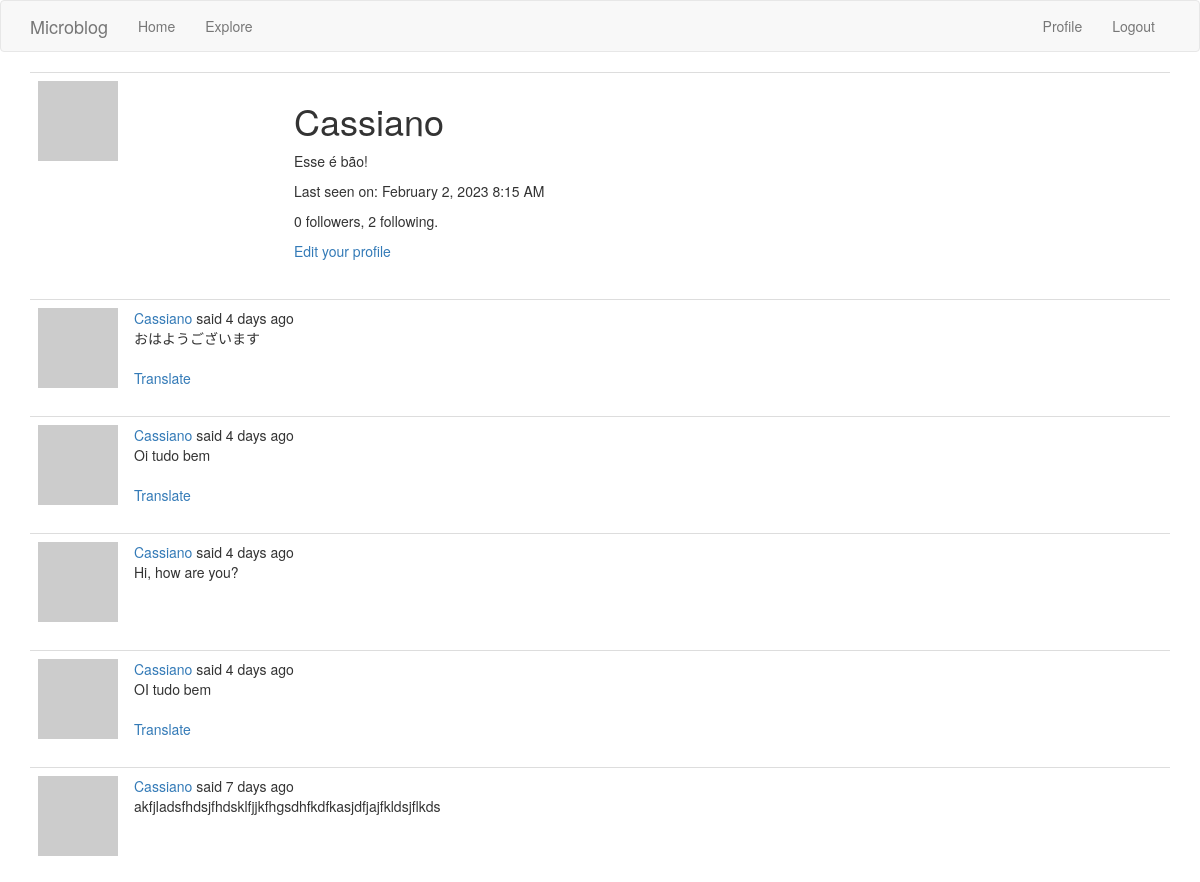
The page /user/Cassiano (signed in, upper part) on the database as committed earlier.
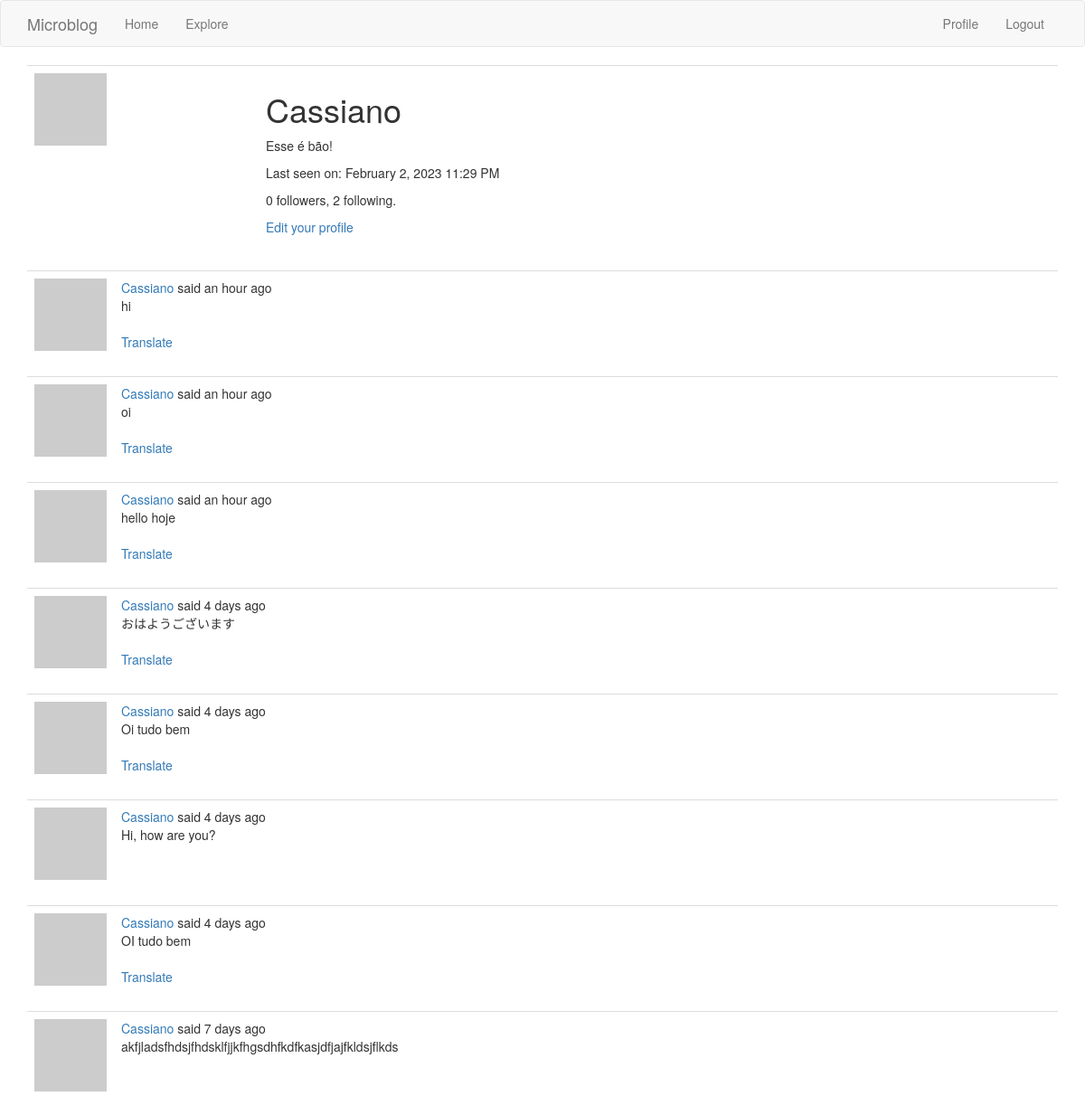
The same page on the database as committed later.
### app/models.py (models this page shows, shortened)
class User(UserMixin, db.Model):
    id = db.Column(db.Integer, primary_key=True)
    username = db.Column(db.String(64), index=True, unique=True)
    email = db.Column(db.String(120), index=True, unique=True)
    password_hash = db.Column(db.String(128))
    posts = db.relationship('Post', backref='author', lazy='dynamic')
    about_me = db.Column(db.String(140))
    last_seen = db.Column(db.DateTime, default=datetime.utcnow)
    followed = db.relationship(
        'User', secondary=followers,
        primaryjoin=(followers.c.follower_id == id),
        secondaryjoin=(followers.c.followed_id == id),
        backref=db.backref('followers', lazy='dynamic'), lazy='dynamic')
    def avatar(self, size):
        digest = md5(self.email.lower().encode('utf-8')).hexdigest()
        return 'https://www.gravatar.com/avatar/{}?d=identicon&s={}'.format(
            digest, size)

class Post(db.Model):
    id = db.Column(db.Integer, primary_key=True)
    body = db.Column(db.String(140))
    timestamp = db.Column(db.DateTime, index=True, default=datetime.utcnow)
    user_id = db.Column(db.Integer, db.ForeignKey('user.id'))
    language = db.Column(db.String(5))

### app/main/routes.py (the view)
@bp.route('/user/<username>')
@login_required
def user(username):
    user = User.query.filter_by(username=username).first_or_404()
    page = request.args.get('page', 1, type=int)
    posts = user.posts.order_by(Post.timestamp.desc()).paginate(
        page=page, per_page=current_app.config['POSTS_PER_PAGE'],
        error_out=False)
    next_url = url_for('main.user', username=user.username,
                       page=posts.next_num) if posts.has_next else None
    prev_url = url_for('main.user', username=user.username,
                       page=posts.prev_num) if posts.has_prev else None
    form = EmptyForm()
    return render_template('user.html', user=user, posts=posts.items,
                           next_url=next_url, prev_url=prev_url, form=form)

### app/main/routes.py (called while the page is built)
@bp.before_app_request
def before_request():
    if current_user.is_authenticated:
        current_user.last_seen = datetime.utcnow()
        db.session.commit()
    g.locale = str(get_locale())

### app/models.py (called while the page is built)
@login.user_loader
def load_user(id):
    return User.query.get(int(id))

### app/templates/user.html (shortened to what this page needs)
{% extends "base.html" %}
{% block app_content %}
    <table class="table table-hover">
        <tr>
            <td width="256px"><img src="{{ user.avatar(256) }}"></td>
            <td>
                <h1>{{ user.username }}</h1>
                {% if user.about_me %}<p>{{ user.about_me }}</p>{% endif %}
                {% if user.last_seen %}
                <p>Last seen on: {{ moment(user.last_seen).format('LLL') }}</p>
                {% endif %}
                <p>{{ user.followers.count() }} followers, {{ user.followed.count() }} following.</p>
                {% if user == current_user %}
                <p><a href="{{ url_for('main.edit_profile') }}">Edit your profile</a></p>
                {% endif %}
            </td>
        </tr>
    </table>
    {% for post in posts %}
        {% include '_post.html' %}
    {% endfor %}
{% endblock %}

### app/templates/base.html (shortened to what this page needs)
{% extends 'bootstrap/base.html' %}
{% block navbar %}
<nav class="navbar navbar-default">
  <div class="container">
    <div class="navbar-header">
      <a class="navbar-brand" href="{{ url_for('main.index') }}">Microblog</a>
    </div>
    <div class="collapse navbar-collapse" id="bs-example-navbar-collapse-1">
      <ul class="nav navbar-nav">
        <li><a href="{{ url_for('main.index') }}">{{ _('Home') }}</a></li>
        <li><a href="{{ url_for('main.explore') }}">{{ _('Explore') }}</a></li>
      </ul>
      <ul class="nav navbar-nav navbar-right">
        {% if current_user.is_anonymous %}
        <li><a href="{{ url_for('auth.login') }}">{{ _('Login') }}</a></li>
        {% else %}
        <li>
          <a href="{{ url_for('main.user', username=current_user.username) }}"
            >{{ _('Profile') }}</a
          >
        </li>
        <li><a href="{{ url_for('auth.logout') }}">{{ _('Logout') }}</a></li>
        {% endif %}
      </ul>
    </div>
  </div>
</nav>
{% endblock %} {% block content %}
<div class="container">
   {% block app_content %}{% endblock %}
</div>
{% endblock %}

### app/templates/_post.html (shortened to what this page needs)
<table class="table table-hover">
  <tr>
    <td width="70px">
      <a href="{{ url_for('main.user', username=post.author.username) }}">
        <img src="{{ post.author.avatar(70) }}" />
      </a>
    </td>
    <td>
       {{ _('%(username)s said %(when)s', username=user_link,
      when=moment(post.timestamp).fromNow()) }}
      <br />
      <span id="post{{ post.id }}">{{ post.body }}</span>
      {% if post.language and post.language != g.locale %}
      <br /><br />
      <span id="translation{{ post.id }}">
        <a
          href="javascript:translate(
                          '#post{{ post.id }}',
                          '#translation{{ post.id }}',
                          '{{ post.language }}',
                          '{{ g.locale }}');"
          >{{ _('Translate') }}</a
        >
      </span>
      {% endif %}
    </td>
  </tr>
</table>

Rows that differ between the two databases and show on the page:
changed User "Cassiano": last_seen "February 2, 2023 8:15 AM" → "February 2, 2023 11:29 PM"
added Post: body "hi"
added Post: body "oi"
added Post: body "hello hoje"
